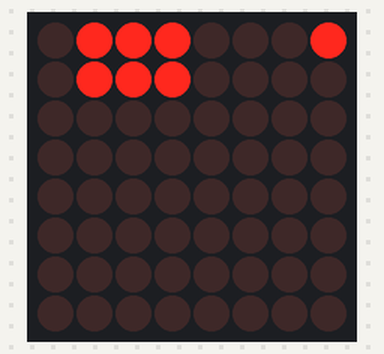
Bench run of a sketch on a simulated Arduino Uno, built with avr-gcc and run on an emulated ATmega328P. Parts: 8×8 LED matrix. Wiring (inferred from the names in the program): MAX7219 LED driver (orientation assumed): data pin 17; clock pin 14; CS pin 15.

Above: at 0.1 s.

The sketch:

main.ino
```cpp
void putByte(byte data);
void maxSingle( byte reg, byte col);
void maxAll (byte reg, byte col);
void maxOne(byte maxNr, byte reg, byte col);
void setup ();
void loop ();
#line 2
int dataIn = 17;
int load = 15;
int clock = 14;

int maxInUse = 1;    //change this variable to set how many MAX7219's you'll use

int e = 0;           // just a varialble

                     // define max7219 registers
byte max7219_reg_noop        = 0x00;
byte max7219_reg_digit0      = 0x01;
byte max7219_reg_digit1      = 0x02;
byte max7219_reg_digit2      = 0x03;
byte max7219_reg_digit3      = 0x04;
byte max7219_reg_digit4      = 0x05;
byte max7219_reg_digit5      = 0x06;
byte max7219_reg_digit6      = 0x07;
byte max7219_reg_digit7      = 0x08;
byte max7219_reg_decodeMode  = 0x09;
byte max7219_reg_intensity   = 0x0a;
byte max7219_reg_scanLimit   = 0x0b;
byte max7219_reg_shutdown    = 0x0c;
byte max7219_reg_displayTest = 0x0f;

void putByte(byte data) {
  byte i = 8;
  byte mask;
  while(i > 0) {
    mask = 0x01 << (i - 1);      // get bitmask
    digitalWrite( clock, LOW);   // tick
    if (data & mask){            // choose bit
      digitalWrite(dataIn, HIGH);// send 1
    }else{
      digitalWrite(dataIn, LOW); // send 0
    }
    digitalWrite(clock, HIGH);   // tock
    --i;                         // move to lesser bit
  }
}

void maxSingle( byte reg, byte col) {
//maxSingle is the "easy"  function to use for a     //single max7219

  digitalWrite(load, LOW);       // begin
  putByte(reg);                  // specify register
  putByte(col);//((data & 0x01) * 256) + data >> 1); // put data
  digitalWrite(load, LOW);       // and load da shit
  digitalWrite(load,HIGH);
}

void maxAll (byte reg, byte col) {    // initialize  all  MAX7219's in the system
  int c = 0;
  digitalWrite(load, LOW);  // begin
  for ( c =1; c<= maxInUse; c++) {
  putByte(reg);  // specify register
  putByte(col);//((data & 0x01) * 256) + data >> 1); // put data
    }
  digitalWrite(load, LOW);
  digitalWrite(load,HIGH);
}

void maxOne(byte maxNr, byte reg, byte col) {
//maxOne is for adressing different MAX7219's,
//whilele having a couple of them cascaded

  int c = 0;
  digitalWrite(load, LOW);  // begin

  for ( c = maxInUse; c > maxNr; c--) {
    putByte(0);    // means no operation
    putByte(0);    // means no operation
  }

  putByte(reg);  // specify register
  putByte(col);//((data & 0x01) * 256) + data >> 1); // put data

  for ( c =maxNr-1; c >= 1; c--) {
    putByte(0);    // means no operation
    putByte(0);    // means no operation
  }

  digitalWrite(load, LOW); // and load da shit
  digitalWrite(load,HIGH);
}


void setup () {


  pinMode(dataIn, OUTPUT);
  pinMode(clock,  OUTPUT);
  pinMode(load,   OUTPUT);

  //beginSerial(9600);
  digitalWrite(13, HIGH);

//initiation of the max 7219
  maxAll(max7219_reg_scanLimit, 0x07);
  maxAll(max7219_reg_decodeMode, 0x00);  // using an led matrix (not digits)
  maxAll(max7219_reg_shutdown, 0x01);    // not in shutdown mode
  maxAll(max7219_reg_displayTest, 0x00); // no display test
   for (e=1; e<=8; e++) {    // empty registers, turn all LEDs off
    maxAll(e,0);
  }
  maxAll(max7219_reg_intensity, 0x0f & 0x0f);    // the first 0x0f is the value you can set
                                                  // range: 0x00 to 0x0f
}

void loop () {


  //if you use just one MAX7219 it should look like this

  maxSingle(0x01,0x71);
//  maxSingle(0x01,1);


maxSingle(0x02,0x70);
  /*maxSingle(1,2);
  maxSingle(1,3);
  maxSingle(1,4);
  maxSingle(1,5);
  maxSingle(1,6);
  maxSingle(1,7);

  maxSingle(2,4);
  maxSingle(2,3);
  maxSingle(2,2);
  maxSingle(2,1);
  maxSingle(2,0);   */

  delay(2000);

}
```
